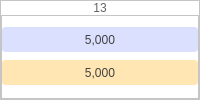
                       <widget class="QFrame" name="dayframe16_2">
                        <property name="styleSheet">
                         <string notr="true">background-color: rgb(255, 255, 255);</string>
                        </property>
                        <property name="frameShape">
                         <enum>QFrame::StyledPanel</enum>
                        </property>
                        <property name="frameShadow">
                         <enum>QFrame::Raised</enum>
                        </property>
                        <layout class="QVBoxLayout" name="verticalLayout_100">
                         <property name="spacing">
                          <number>0</number>
                         </property>
                         <property name="leftMargin">
                          <number>0</number>
                         </property>
                         <property name="topMargin">
                          <number>0</number>
                         </property>
                         <property name="rightMargin">
                          <number>0</number>
                         </property>
                         <property name="bottomMargin">
                          <number>0</number>
                         </property>
                         <item>
                          <widget class="QPushButton" name="day16_2">
                           <property name="styleSheet">
                            <string notr="true">border: 0px solid;
color: rgb(100, 100, 100);</string>
                           </property>
                           <property name="text">
                            <string>13</string>
                           </property>
                          </widget>
                         </item>
                         <item>
                          <widget class="QFrame" name="planframe16_2">
                           <property name="frameShape">
                            <enum>QFrame::StyledPanel</enum>
                           </property>
                           <property name="frameShadow">
                            <enum>QFrame::Raised</enum>
                           </property>
                           <layout class="QVBoxLayout" name="verticalLayout_101">
                            <property name="leftMargin">
                             <number>0</number>
                            </property>
                            <property name="rightMargin">
                             <number>0</number>
                            </property>
                            <item>
                             <widget class="QLabel" name="schelabel2_3">
                              <property name="minimumSize">
                               <size>
                                <width>0</width>
                                <height>25</height>
                               </size>
                              </property>
                              <property name="maximumSize">
                               <size>
                                <width>16777215</width>
                                <height>25</height>
                               </size>
                              </property>
                              <property name="styleSheet">
                               <string notr="true">background-color:rgb(220, 224, 255);
border-radius: 3px;
color: rgb(65, 65, 65)
</string>
                              </property>
                              <property name="text">
                               <string>5,000</string>
                              </property>
                              <property name="alignment">
                               <set>Qt::AlignCenter</set>
                              </property>
                             </widget>
                            </item>
                            <item>
                             <widget class="QLabel" name="schelabel3_3">
                              <property name="minimumSize">
                               <size>
                                <width>0</width>
                                <height>25</height>
                               </size>
                              </property>
                              <property name="maximumSize">
                               <size>
                                <width>16777215</width>
                                <height>25</height>
                               </size>
                              </property>
                              <property name="styleSheet">
                               <string notr="true">background-color:rgb(255, 230, 178);
border-radius: 3px;
color: rgb(65, 65, 65)
</string>
                              </property>
                              <property name="text">
                               <string>5,000</string>
                              </property>
                              <property name="alignment">
                               <set>Qt::AlignCenter</set>
                              </property>
                             </widget>
                            </item>
                           </layout>
                          </widget>
                         </item>
                        </layout>
                       </widget>
